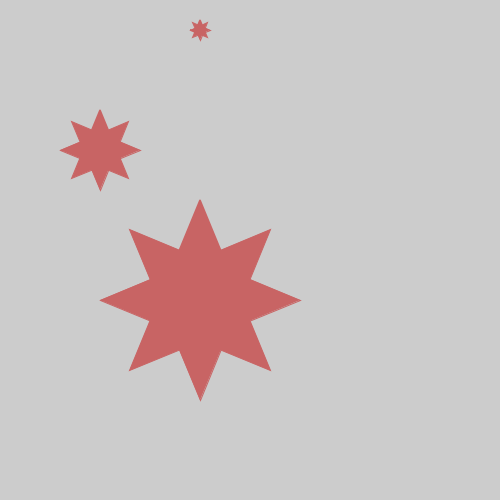
Frame 1 (no input)
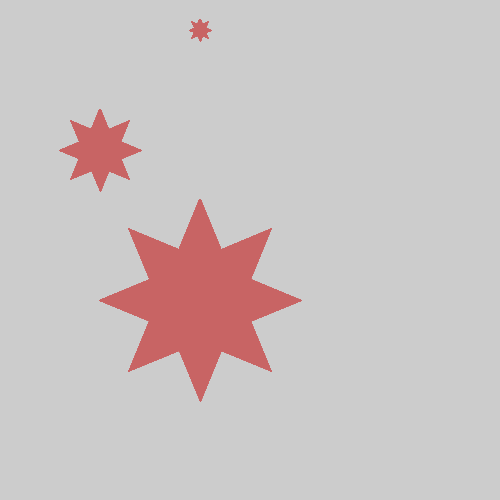
Frame 60 (the mouse pressed at the canvas centre just before this capture)
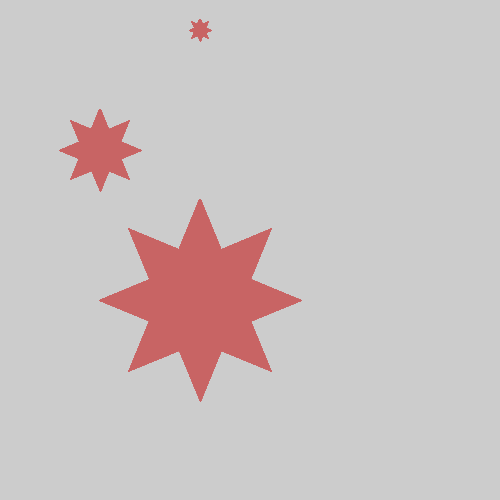
Frame 120 (the mouse held since frame 60 and released just before this capture)

The Processing sketch that drew these frames (run headless with seeded random() and noise(); from frame 60 on, the mouse is pressed at the canvas centre):

// Processing sketch: processing_26358
// ── processing_26358.pde



void setup() {
  size(500,500);
  smooth();
}

void draw() {
  star(200,300,100);
  star(200,30,10);
  star(100,150,40);
  

}


void star(int x, int y, float radius){
  beginShape();
  for(int i = 0; i <= 20; i++){
    fill(200,100,100);
    stroke(200,100,100);
    float yStar = sin(radians(i*135)) * radius + y;
    float xStar = cos(radians(i*135)) * radius + x;
    vertex(xStar, yStar);
    
   }
   endShape();
  
}
